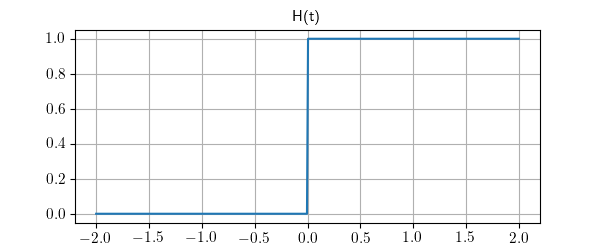

Here is the Python script that generated this plot:
from matplotlib.pyplot import savefig, style
from lcapy import *

style.use('function.mplstyle')
u(t).plot((-2, 2), title='H(t)')
savefig(__file__.replace('.py', '.png'))
